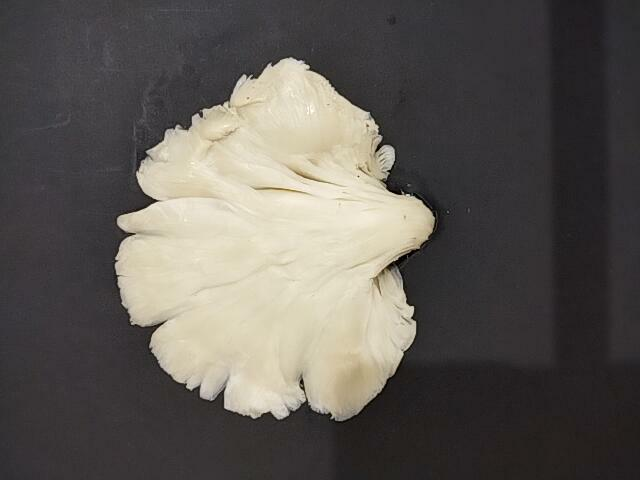
%> input picture Matlab/Deteksi Warna/WarnaJamur/06.jpg, 640 x 480 px
$ octave s.m   (GNU Octave 9; MATLAB toolbox functions it lacks are replaced by stand-ins)
%> lines starting %> are read from the running program, lines starting %| are printed output that depends on the picture; in (x1, y1, x2, y2) boxes, pixels count from 0 and x2, y2 are one past the last pixel; in counts of white or black regions, pixels touching at a corner belong together; the program's own positions count from 1
clc; clear; close all; warning off all;
%memanggil menu "browse file"
[nama_file, nama_folder] = uigetfile('*.jpg');
%> the answer given: 06.jpg

%jika ada nama file yang dipilih maka akan mengeksekusi perintah dibawah
%ini
if ~isequal(nama_file,0)
    %membaca file citra RGB
    Img = im2double(imread(fullfile(nama_folder,nama_file)));
    %figure, imshow(Img)

    %konversi citra RGB menjadi citra Grayscale
    Img_gray = rgb2gray(Img);
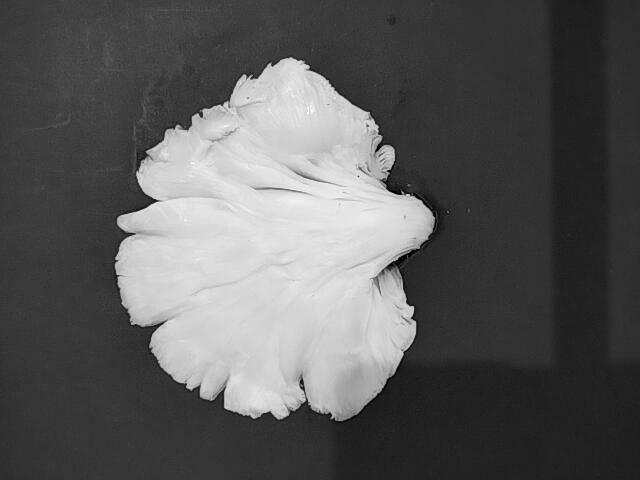
%> Img_gray: size 480x640 double; min 0.00117, max 0.992, mean 0.357
    %figure, imshow(Img_gray)

    %konversi citra Grayscale menjadi citra biner
    bw = imbinarize(Img_gray);
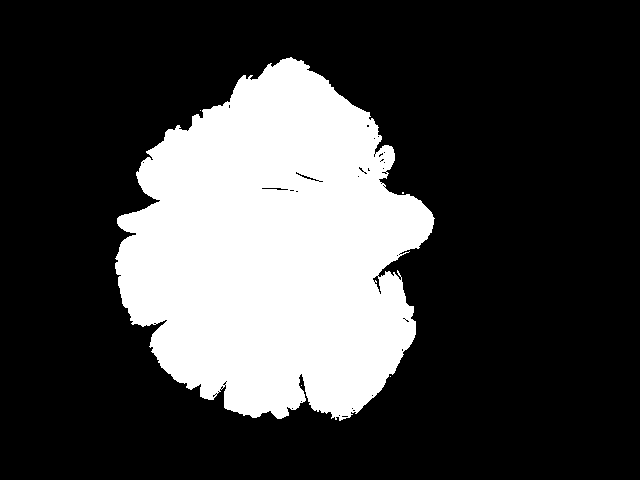
%> bw: size 480x640 logical; 25.9% white; 5 white regions (4 under 20 px), largest, box (x1, y1, x2, y2) and area: (115, 57, 435, 421) 79679
    %figure, imshow(bw)

    %melakukan operasi morfologi untuk menyempurnakan hasil segmentasi
    %1. filling holes
    bw = imfill(bw,'holes');
%> bw: size 480x640 logical; 26% white; 5 white regions (4 under 20 px), largest, box (x1, y1, x2, y2) and area: (115, 57, 435, 421) 79901
    %2. area opening
    bw = bwareaopen(bw,1000);
%> bw: size 480x640 logical; 26% white; 1 white region, box (x1, y1, x2, y2) and area: (115, 57, 435, 421) 79901

    %melakukan ekstraksi ciri warna RGB
    R = Img(:,:,1); %red
    G = Img(:,:,2); %green
    B = Img(:,:,3); %blue
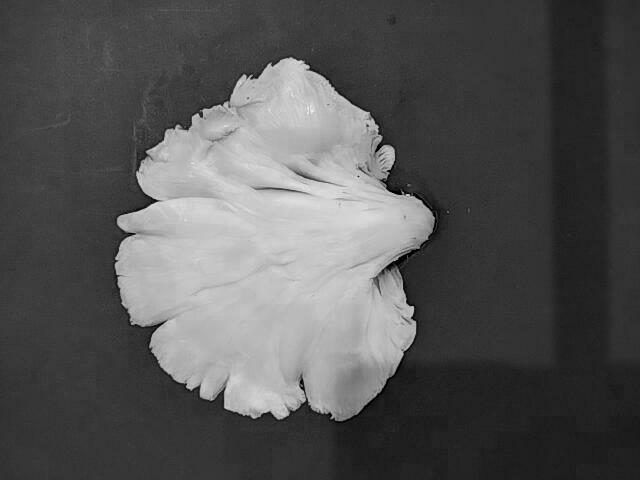
%> B: size 480x640 double; min 0, max 0.929, mean 0.334
    R(~bw) = 0;
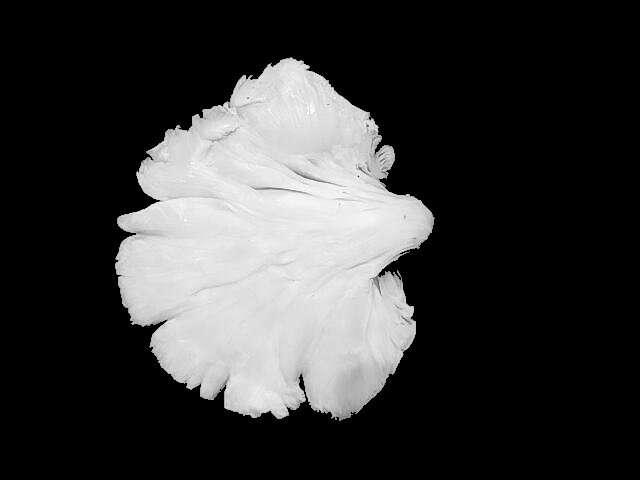
%> R: size 480x640 double; min 0, max 1, mean 0.221
    G(~bw) = 0;
    B(~bw) = 0;
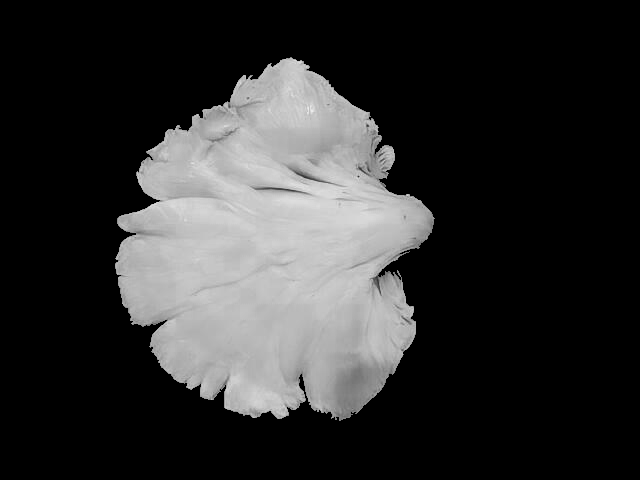
%> B: size 480x640 double; min 0, max 0.929, mean 0.187
    RGB = cat(3,R,G,B);
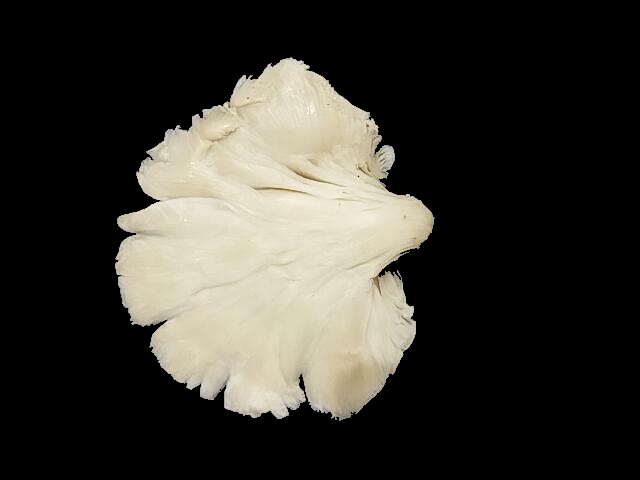
%> RGB: size 480x640x3 double; mean R, G, B 0.221, 0.212, 0.187
    %   figure, imshow(RGB)

    % Konversi citra dari RGB ke HSV
    hsv_img = rgb2hsv(RGB);
%> hsv_img: size 480x640x3 double; mean H, S, V 0.0322, 0.0401, 0.221

    % Ambil kanal value dari citra HSV
    H = hsv_img(:,:,1); %hue
    S = hsv_img(:,:,2); %saturation
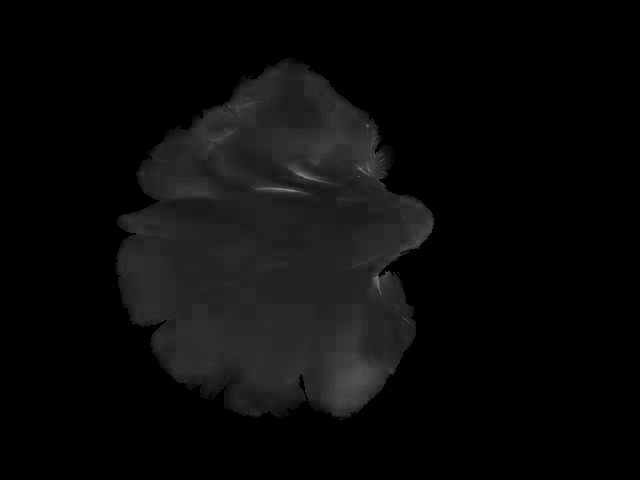
%> S: size 480x640 double; min 0, max 0.556, mean 0.0401
    V = hsv_img(:,:,3); %value

    % Memisahkan hue untuk warna putih dan putih kekuningan
    threshold = 0.9; % Batasan threshold untuk hue putih


    % Klasifikasikan jamur tiram berdasarkan persentase warna
    if  V < threshold
        disp('Putih')
    else
       disp('Putih Kekuningan')
    end


    % Visualisasi citra hasil
    figure, imshow(RGB);

else
    %jika tidak ada nama file maka akan kembali
    return
end

$ run again, on Matlab/Deteksi Warna/WarnaJamur/28.jpg
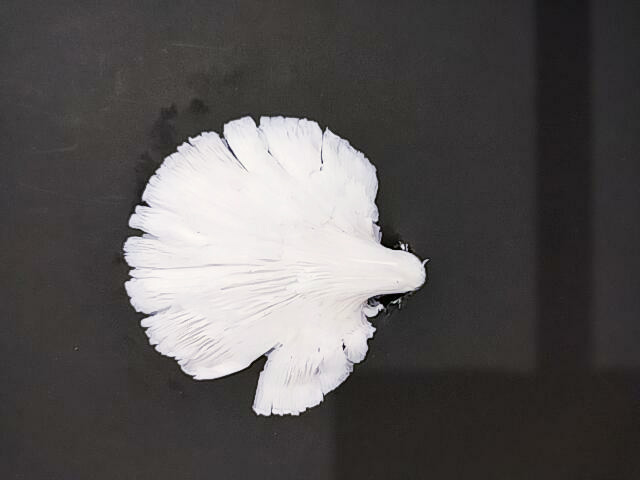
%> input picture Matlab/Deteksi Warna/WarnaJamur/28.jpg, 640 x 480 px
%> `bw = imbinarize(Img_gray);`:
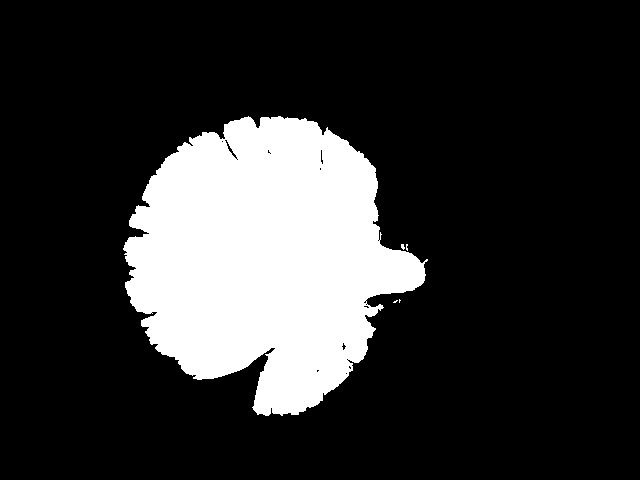
%> bw: size 480x640 logical; 19.4% white; 5 white regions (4 under 20 px), largest, box (x1, y1, x2, y2) and area: (123, 116, 428, 416) 59663
%> hsv_img: size 480x640x3 double; mean H, S, V 0.062, 0.00496, 0.178
%> `S = hsv_img(:,:,2);`:
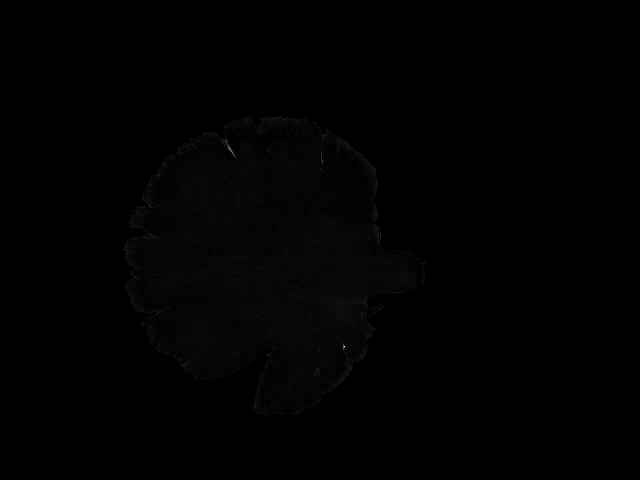
%> S: size 480x640 double; min 0, max 1, mean 0.00496
